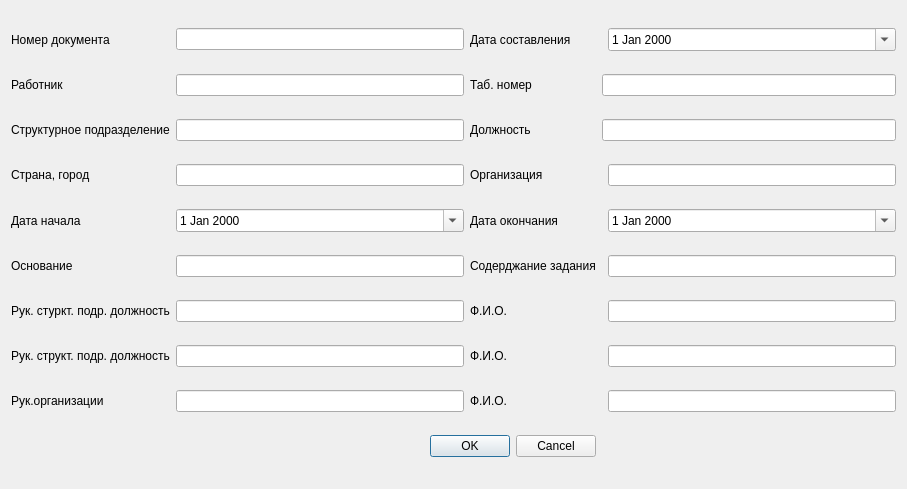
<?xml version="1.0" encoding="UTF-8"?>
<ui version="4.0">
 <class>SlTask</class>
 <widget class="QDialog" name="SlTask">
  <property name="geometry">
   <rect>
    <x>0</x>
    <y>0</y>
    <width>907</width>
    <height>489</height>
   </rect>
  </property>
  <property name="windowTitle">
   <string>Dialog</string>
  </property>
  <layout class="QGridLayout" name="gridLayout">
   <item row="9" column="0" colspan="3">
    <widget class="QDialogButtonBox" name="buttonBox">
     <property name="orientation">
      <enum>Qt::Horizontal</enum>
     </property>
     <property name="standardButtons">
      <set>QDialogButtonBox::Cancel|QDialogButtonBox::Ok</set>
     </property>
    </widget>
   </item>
   <item row="8" column="1">
    <widget class="QLineEdit" name="lineEdit_14"/>
   </item>
   <item row="1" column="1">
    <widget class="QLineEdit" name="lineEdit_2"/>
   </item>
   <item row="1" column="2">
    <widget class="QLabel" name="label_4">
     <property name="text">
      <string>Таб. номер</string>
     </property>
    </widget>
   </item>
   <item row="1" column="3" colspan="2">
    <widget class="QLineEdit" name="lineEdit_3"/>
   </item>
   <item row="2" column="0">
    <widget class="QLabel" name="label_5">
     <property name="text">
      <string>Структурное подразделение</string>
     </property>
    </widget>
   </item>
   <item row="4" column="1">
    <widget class="QDateEdit" name="dateEdit_2">
     <property name="sizePolicy">
      <sizepolicy hsizetype="Minimum" vsizetype="Maximum">
       <horstretch>0</horstretch>
       <verstretch>0</verstretch>
      </sizepolicy>
     </property>
     <property name="calendarPopup">
      <bool>true</bool>
     </property>
    </widget>
   </item>
   <item row="4" column="2">
    <widget class="QLabel" name="label_10">
     <property name="text">
      <string>Дата окончания</string>
     </property>
    </widget>
   </item>
   <item row="2" column="1">
    <widget class="QLineEdit" name="lineEdit_4"/>
   </item>
   <item row="2" column="2">
    <widget class="QLabel" name="label_6">
     <property name="text">
      <string>Должность</string>
     </property>
    </widget>
   </item>
   <item row="2" column="3" colspan="2">
    <widget class="QLineEdit" name="lineEdit_5"/>
   </item>
   <item row="7" column="0">
    <widget class="QLabel" name="label_15">
     <property name="text">
      <string>Рук. структ. подр. должность</string>
     </property>
    </widget>
   </item>
   <item row="3" column="0">
    <widget class="QLabel" name="label_7">
     <property name="text">
      <string>Страна, город</string>
     </property>
    </widget>
   </item>
   <item row="3" column="1">
    <widget class="QLineEdit" name="lineEdit_6"/>
   </item>
   <item row="3" column="2">
    <widget class="QLabel" name="label_8">
     <property name="text">
      <string>Организация</string>
     </property>
    </widget>
   </item>
   <item row="3" column="4">
    <widget class="QLineEdit" name="lineEdit_7"/>
   </item>
   <item row="4" column="0">
    <widget class="QLabel" name="label_9">
     <property name="text">
      <string>Дата начала</string>
     </property>
    </widget>
   </item>
   <item row="4" column="4">
    <widget class="QDateEdit" name="dateEdit_3">
     <property name="calendarPopup">
      <bool>true</bool>
     </property>
    </widget>
   </item>
   <item row="5" column="0">
    <widget class="QLabel" name="label_11">
     <property name="text">
      <string>Основание</string>
     </property>
    </widget>
   </item>
   <item row="0" column="1">
    <widget class="QLineEdit" name="lineEdit"/>
   </item>
   <item row="0" column="0">
    <widget class="QLabel" name="label">
     <property name="text">
      <string>Номер документа</string>
     </property>
    </widget>
   </item>
   <item row="6" column="2" colspan="2">
    <widget class="QLabel" name="label_14">
     <property name="text">
      <string>Ф.И.О.</string>
     </property>
    </widget>
   </item>
   <item row="6" column="4">
    <widget class="QLineEdit" name="lineEdit_11"/>
   </item>
   <item row="7" column="1">
    <widget class="QLineEdit" name="lineEdit_12"/>
   </item>
   <item row="7" column="2" colspan="2">
    <widget class="QLabel" name="label_16">
     <property name="text">
      <string>Ф.И.О.</string>
     </property>
    </widget>
   </item>
   <item row="7" column="4">
    <widget class="QLineEdit" name="lineEdit_13"/>
   </item>
   <item row="8" column="0">
    <widget class="QLabel" name="label_17">
     <property name="text">
      <string>Рук.организации</string>
     </property>
    </widget>
   </item>
   <item row="8" column="2">
    <widget class="QLabel" name="label_18">
     <property name="text">
      <string>Ф.И.О.</string>
     </property>
    </widget>
   </item>
   <item row="8" column="4">
    <widget class="QLineEdit" name="lineEdit_15"/>
   </item>
   <item row="5" column="1">
    <widget class="QLineEdit" name="lineEdit_8"/>
   </item>
   <item row="5" column="2">
    <widget class="QLabel" name="label_12">
     <property name="text">
      <string>Содерджание задания</string>
     </property>
    </widget>
   </item>
   <item row="5" column="4">
    <widget class="QLineEdit" name="lineEdit_9"/>
   </item>
   <item row="6" column="0">
    <widget class="QLabel" name="label_13">
     <property name="text">
      <string>Рук. стуркт. подр. должность</string>
     </property>
    </widget>
   </item>
   <item row="6" column="1">
    <widget class="QLineEdit" name="lineEdit_10">
     <property name="text">
      <string/>
     </property>
     <property name="placeholderText">
      <string/>
     </property>
    </widget>
   </item>
   <item row="0" column="4">
    <widget class="QDateEdit" name="dateEdit">
     <property name="calendarPopup">
      <bool>true</bool>
     </property>
    </widget>
   </item>
   <item row="1" column="0">
    <widget class="QLabel" name="label_3">
     <property name="text">
      <string>Работник</string>
     </property>
    </widget>
   </item>
   <item row="0" column="2">
    <widget class="QLabel" name="label_2">
     <property name="text">
      <string>Дата составления</string>
     </property>
    </widget>
   </item>
  </layout>
 </widget>
 <resources/>
 <connections>
  <connection>
   <sender>buttonBox</sender>
   <signal>accepted()</signal>
   <receiver>SlTask</receiver>
   <slot>accept()</slot>
   <hints>
    <hint type="sourcelabel">
     <x>248</x>
     <y>254</y>
    </hint>
    <hint type="destinationlabel">
     <x>157</x>
     <y>274</y>
    </hint>
   </hints>
  </connection>
  <connection>
   <sender>buttonBox</sender>
   <signal>rejected()</signal>
   <receiver>SlTask</receiver>
   <slot>reject()</slot>
   <hints>
    <hint type="sourcelabel">
     <x>316</x>
     <y>260</y>
    </hint>
    <hint type="destinationlabel">
     <x>286</x>
     <y>274</y>
    </hint>
   </hints>
  </connection>
 </connections>
</ui>
